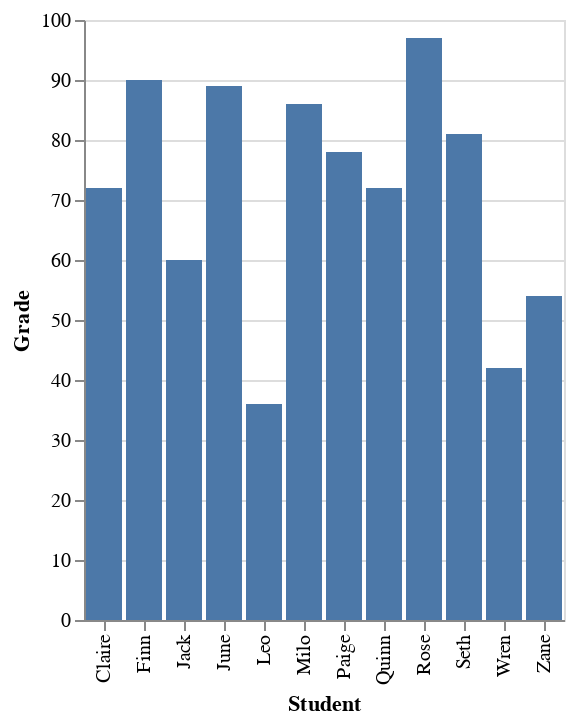

Here is the notebook cell this chart was saved with:
### Markdown cell above
## Bar chart

### Code cell
import altair as alt
alt.Chart(df).mark_bar().encode(x='Student',y='Grade')

### Figure 1 — Vega-Lite specification as saved in the notebook (floating-point values rounded to 4 significant figures)
{"config": {"view": {"continuousWidth": 300, "continuousHeight": 300}}, "data": {"name": "data-617387164a05ed549f6096dd04610a5b"}, "mark": {"type": "bar"}, "encoding": {"x": {"field": "Student", "type": "nominal"}, "y": {"field": "Grade", "type": "quantitative"}}, "$schema": "https://vega.github.io/schema/vega-lite/v5.20.1.json", "datasets": {"data-617387164a05ed549f6096dd04610a5b": [{"Course": "ADM", "Student": "Finn", "AP1": 90, "AP2": 90, "AP3": 90, "Grade": 90, "Score": "A"}, {"Course": "ADM", "Student": "Jack", "AP1": 60, "AP2": 40, "AP3": 100, "Grade": 60, "Score": "D"}, {"Course": "LAW", "Student": "Leo", "AP1": 40, "AP2": 30, "AP3": 40, "Grade": 36, "Score": "E"}, {"Course": "LAW", "Student": "Milo", "AP1": 80, "AP2": 100, "AP3": 70, "Grade": 86, "Score": "B"}, {"Course": "ECO", "Student": "Seth", "AP1": 75, "AP2": 80, "AP3": 95, "Grade": 81, "Score": "B"}, {"Course": "LAW", "Student": "Zane", "AP1": 60, "AP2": 45, "AP3": 60, "Grade": 54, "Score": "E"}, {"Course": "ADM", "Student": "Claire", "AP1": 80, "AP2": 60, "AP3": 80, "Grade": 72, "Score": "C"}, {"Course": "LAW", "Student": "June", "AP1": 75, "AP2": 100, "AP3": 95, "Grade": 89, "Score": "A"}, {"Course": "ECO", "Student": "Paige", "AP1": 60, "AP2": 100, "AP3": 70, "Grade": 78, "Score": "C"}, {"Course": "LAW", "Student": "Rose", "AP1": 100, "AP2": 95, "AP3": 95, "Grade": 97, "Score": "A"}, {"Course": "ADM", "Student": "Quinn", "AP1": 80, "AP2": 70, "AP3": 60, "Grade": 72, "Score": "C"}, {"Course": "ADM", "Student": "Wren", "AP1": 45, "AP2": 40, "AP3": 40, "Grade": 42, "Score": "E"}]}}
